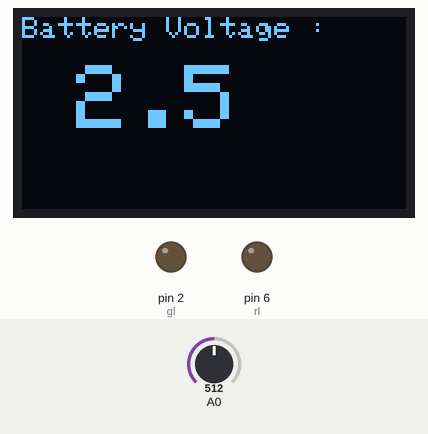
This sketch was run on a simulated Arduino Uno, built with avr-gcc and run on an emulated ATmega328P. On the bench: 128×64 one-colour display, output pins drawn as LEDs (lit = HIGH). Inputs (shaded band) come from the test bench; at power-on: A0 = 512. The display library's start-up logo is not drawn; pins used as bus, display or sensor lines are not drawn; what the sketch prints to the serial monitor is not drawn.

Above: at 1.2 s.
1.3 s: A0 set to 122
At 4.3 s:
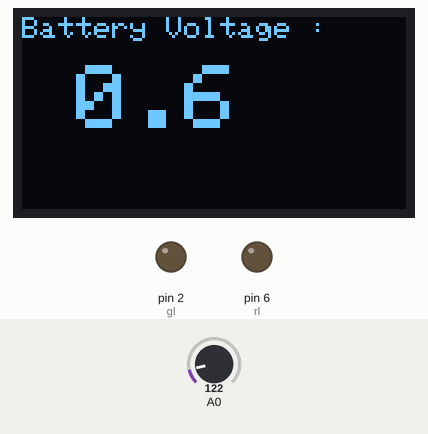
9.1 s: A0 set to 236
At 11.4 s:
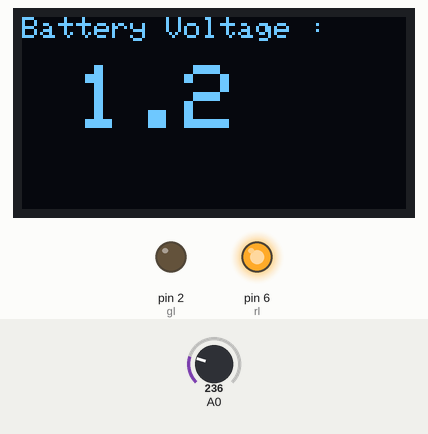
13.0 s: A0 set to 254
16.9 s: A0 set to 285
At 21.0 s:
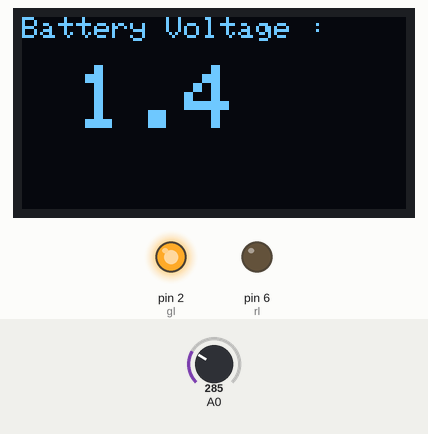
Timing chart, 0 to 25.7 s (numbered marks = the images above; inputs shaded):
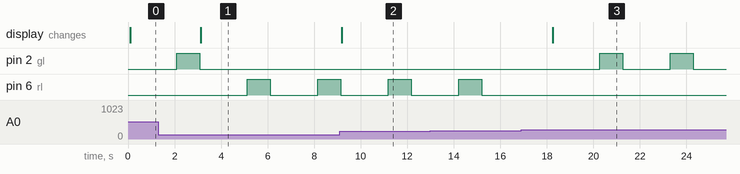

Measured:
- the behaviour switches between 276 and 277 on A0 (found by bisection; images 2 and 3)
- after the input at 1.3 s, pin 2 (gl): goes on until 3.1 s, then stays LOW; pin 6 (rl): LOW → HIGH after 3.8 s, → LOW 1.0 s later, → HIGH 2.0 s later; the display: changes after 1.8 s (image 1)
- after the input at 9.1 s, the display: changes after 0.08 s (image 2)
- after the input at 16.9 s, pin 2 (gl): alternates HIGH for 1.0 s and LOW for 2.0 s, starting after 3.4 s; the display: changes after 1.4 s (image 3)

The sketch:

3.ino
```cpp
#include <Wire.h>
#include <Adafruit_GFX.h>
#include <Adafruit_SSD1306.h>

#define OLED_RESET 4
Adafruit_SSD1306 display(OLED_RESET);

int gl = 2;
int yl = 4;
int rl = 6;
int analogValue = 0;
float voltage = 0;
int ledDelay = 1000;

void setup() {
  display.begin(SSD1306_SWITCHCAPVCC, 0x3C);
  display.display();
  display.clearDisplay();
  Serial.begin(9600);
  pinMode(gl, OUTPUT);
  pinMode(yl, OUTPUT);
  pinMode(rl, OUTPUT);
}

void loop() {
  analogValue = analogRead(A0);
  voltage = (analogValue * 5.0) / 1024.0;
  display.setTextSize(1);
  display.setTextColor(WHITE);
  display.setCursor(0, 0);
  display.println("Battery Voltage : ");
  display.println(" ");
  display.setTextSize(3);
  display.print(" ");
  display.print(voltage, 1);
  display.display();
  delay(2000);
  display.clearDisplay();
  Serial.println(voltage);
  if (voltage >= 1.35) {
    digitalWrite(gl, HIGH);
  } else if (voltage < 1.35 && voltage > 1.2) {
    digitalWrite(yl, HIGH);
  } else if (voltage <= 1.2) {
    digitalWrite(rl, HIGH);
  }

  delay(ledDelay);
  digitalWrite(rl, LOW);
  digitalWrite(yl, LOW);
  digitalWrite(gl, LOW);
}
```
